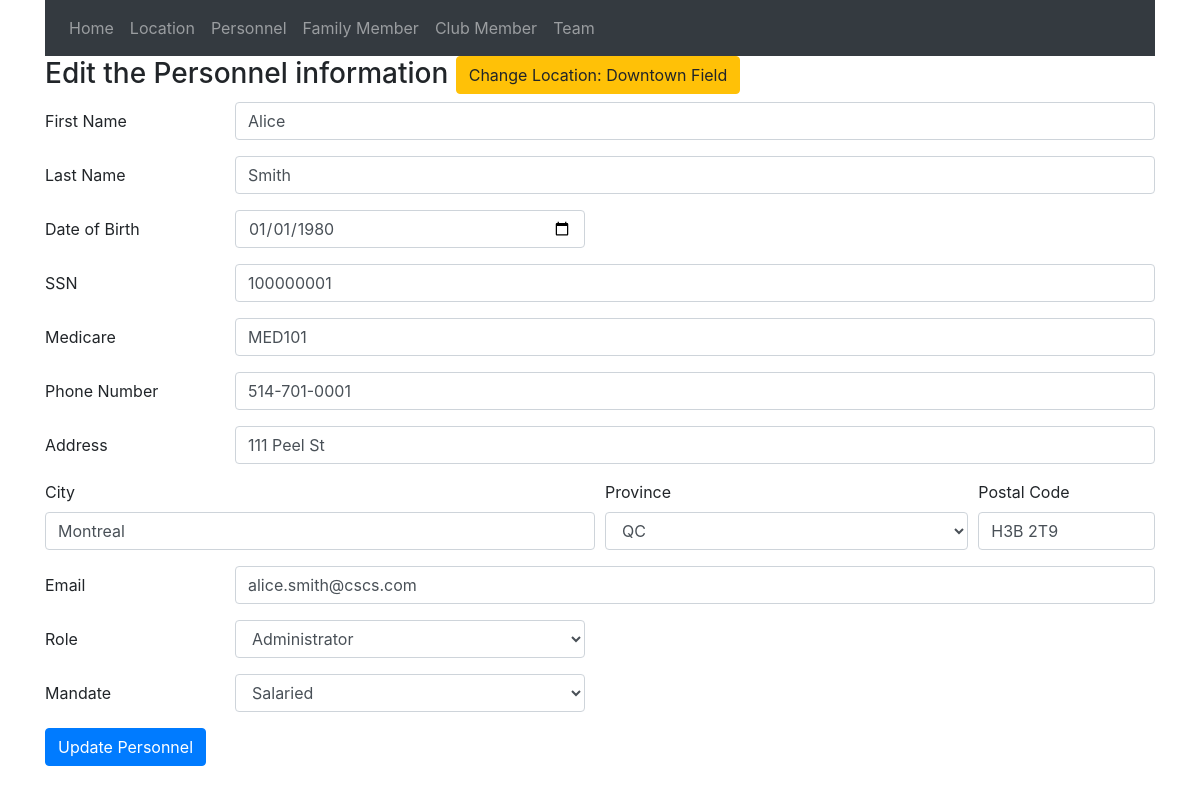
The app's page /Personnel/edit_personnel/1, older data.
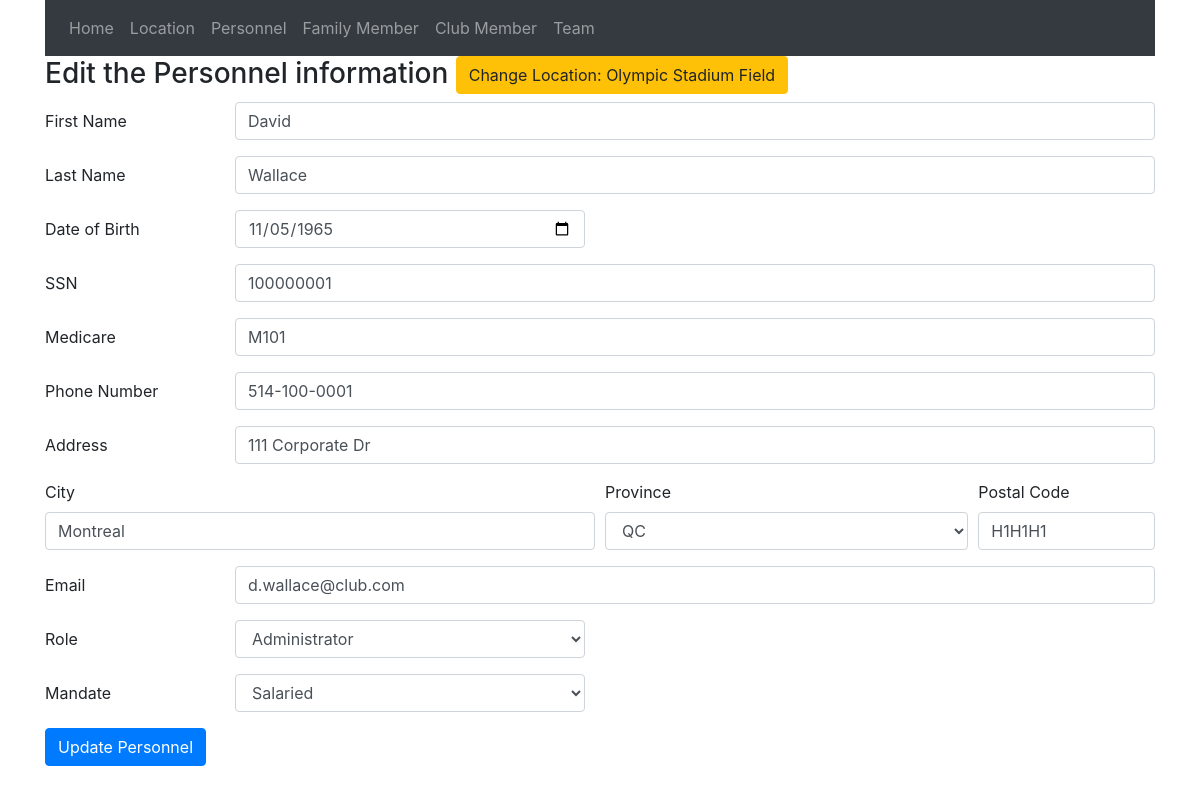
The same page, newer data.
### tables this page shows
CREATE TABLE Location (
    location_id INT AUTO_INCREMENT PRIMARY KEY,
    location_name VARCHAR(100) NOT NULL,
    location_type ENUM('Head','Branch') NOT NULL,
    address VARCHAR(200),
    city VARCHAR(100),
    province VARCHAR(50),
    postal_code VARCHAR(12),
    web_address VARCHAR(255),
    max_capacity INT

);

CREATE TABLE Personnel (
    personnel_id INT AUTO_INCREMENT PRIMARY KEY,
    first_name VARCHAR(50) NOT NULL,
    last_name VARCHAR(50) NOT NULL,
    ssn CHAR(9) NOT NULL UNIQUE,
    medicare_number VARCHAR(30) UNIQUE,
    date_of_birth DATE NOT NULL,
    address VARCHAR(200),
    city VARCHAR(100),
    province VARCHAR(50),
    postal_code VARCHAR(12),
    phone_number VARCHAR(20),
    email VARCHAR(100),
    personnel_role ENUM('Administrator','Captain','Coach','Assistant Coach','Other') NOT NULL,
    mandate ENUM('Volunteer','Salaried') NOT NULL
);

### app/core/app.php (called while the page is built, shortened)
<?php
    class App{
        protected $currentMethod = 'index';
        public function __construct()
        {
            $url = $this->parseURL();
            $url = $url ?? [];
            if(isset($url[0]) && file_exists(__DIR__ . '/../controllers/' . $url[0] . '.php')){
                unset($url[0]);
            }
            $this->currentController = new $this->currentController;
            if(isset($url[1])){
                if(method_exists($this->currentController, $url[1])){
                    $this->currentMethod = $url[1];
                    unset($url[1]);
                }
            }
            $this->params = $url ? array_values($url) : [];
            call_user_func_array([$this->currentController, $this->currentMethod], $this->params);
        }
        public function parseURL(){
            if(isset($_GET['url'])){
                $url = rtrim($_GET['url'], '/');
                $url = filter_var($url, FILTER_SANITIZE_URL);
                $url = explode('/',$url);
                return $url;
            }
            return [];
        }
    }

### public/index.php (called while the page is built, shortened)
<?php
    $init = new App;
?>

### app/core/Model.php (called while the page is built, shortened)
<?php
class Model
{
    private $host = DB_HOST;
    private $user = DB_USER;
    private $pass = DB_PASS;
    private $dbname = DB_NAME;
    private $dbh;
    private $stmt;
    public function __construct()
    {
        $dsn = 'mysql:host=' . $this->host . ';dbname=' . $this->dbname;
        $options = array(
            PDO::ATTR_PERSISTENT => true,
            PDO::ATTR_ERRMODE => PDO::ERRMODE_EXCEPTION
        );
        try {
            $this->dbh = new PDO($dsn, $this->user, $this->pass, $options);
        } catch (PDOException $e) {
            $this->error = $e->getMessage();
            echo $this->error;
        }
    }
    public function query($sql)
    {
        $this->stmt = $this->dbh->prepare($sql);
    }
    public function bind($param, $value, $type = null)
    {
        if (is_null($type)) {
            switch (true) {
                default:
                    $type = PDO::PARAM_STR;
            }
        }
        $this->stmt->bindValue($param, $value, $type);
    }
    public function execute()
    {
        return $this->stmt->execute();
    }
    public function getSingle(){
        $this->execute();
        return $this->stmt->fetch(PDO::FETCH_OBJ);
    }
}

### app/models/personnel_model.php (called while the page is built, shortened)
<?php
class personnel_model extends Model{
    public function get_personnel($personnel_id){
        $this->query("SELECT * FROM personnel WHERE personnel_id = :personnel_id");
        $this->bind(":personnel_id",$personnel_id);
        return $this->getSingle();
    }
    public function get_current_personnel_location($personnel_id){
        $this->query("SELECT location.location_id, location.location_name FROM EmployedAt
                        JOIN location ON EmployedAt.location_id = location.location_id
                        WHERE EmployedAt.personnel_id = :personnel_id AND EmployedAt.end_date IS NULL");
        $this->bind(":personnel_id",$personnel_id);
        return $this->getSingle();
    }
}
?>

### app/views/Personnel/edit_personnel.php (the view, shortened to what the changed rows need)
<?php require APPROOT . '/views/includes/header.php';  ?>
<form method="post" action="<?= URLROOT; ?>/Personnel/edit_personnel/<?= $data['personnel']->personnel_id ?>">
    <h3>Edit the Personnel information <button type="button" class="btn btn-warning" onclick="window.location.href='<?= URLROOT; ?>/Personnel/change_location/<?= $data['personnel']->personnel_id ?>'">Change Location: <?= $data['current_location']->location_name ?></button></h3>
        <div class="form-group row">
        <label for="first_name_input" class="col-sm-2 col-form-label">First Name</label>
            <div class="col-sm-10">
                <input type="text" class="form-control" id="first_name_input" name="first_name" value="<?= $data['personnel']->first_name ?>">
            </div>
        </div>
        <div class="form-group row">
        <label for="last_name_input" class="col-sm-2 col-form-label">Last Name</label>
            <div class="col-sm-10">
                <input type="text" class="form-control" id="last_name_input" name="last_name" value="<?= $data['personnel']->last_name ?>">
            </div>
        </div>
        <div class="form-group row">
        <label for="date_of_birth_input" class="col-sm-2 col-form-label">Date of Birth</label>
            <div class="col-sm-4">
                <input type="date" class="form-control" id="date_of_birth_input" name="date_of_birth" value="<?= $data['personnel']->date_of_birth ?>">
            </div>
        </div>
        <div class="form-group row">
        <label for="ssn_input" class="col-sm-2 col-form-label">SSN</label>
            <div class="col-sm-10">
                <input type="number" class="form-control" id="ssn_input" name="ssn" value="<?= $data['personnel']->ssn ?>">
            </div>
        </div>
        <div class="form-group row">
        <label for="medicare_input" class="col-sm-2 col-form-label">Medicare</label>
            <div class="col-sm-10">
                <input type="text" class="form-control" id="medicare_input" name="medicare_number" value="<?= $data['personnel']->medicare_number ?>">
            </div>
        </div>
        <div class="form-group row">
        <label for="phone_number_input" class="col-sm-2 col-form-label">Phone Number</label>
            <div class="col-sm-10">
              <input type="text" class="form-control" id="phone_number_input" name="phone_number" value="<?= $data['personnel']->phone_number ?>">
            </div>
        </div>
        <div class="form-group row">
        <label for="address_input" class="col-sm-2 col-form-label">Address</label>
        <div class="col-sm-10">
        <input type="text" class="form-control" id="address_input" name="address" value="<?= $data['personnel']->address ?>">
        </div>
    </div>
    <div class="form-row">
    <div class="form-group col-md-6">
      <label for="city_input">City</label>
      <input type="text" class="form-control" id="city_input" name="city" value="<?= $data['personnel']->city ?>">
    </div>
    <div class="form-group col-md-4">
      <label for="province_input">Province</label>
      <select id="province_input" class="form-control" name="province">
        <option selected hidden><?= $data['personnel']->province ?></option>
      </select>
    </div>
    <div class="form-group col-md-2">
      <label for="postal_code_input">Postal Code</label>
      <input type="text" class="form-control" id="postal_code_input" name="postal_code" value="<?= $data['personnel']->postal_code ?>">
    </div>
  </div>
    <div class="form-group row">
        <label for="email_input" class="col-sm-2 col-form-label">Email</label>
        <div class="col-sm-10">
        <input type="email" class="form-control" id="email_input" name="email" value="<?= $data['personnel']->email ?>">
        </div>
    </div>
    <div class="form-group row">
    <label for="role_input" class="col-sm-2 col-form-label">Role</label>
        <div class="col-sm-4">
            <select id="role_input" class="form-control" name="personnel_role">
                <option selected hidden><?= $data['personnel']->personnel_role ?></option>
            </select>
        </div>
    </div>
    <div class="form-group row">
    <label for="mandate_input" class="col-sm-2 col-form-label">Mandate</label>
        <div class="col-sm-4">
            <select id="mandate_input" class="form-control" name="mandate">
                <option selected hidden><?= $data['personnel']->mandate ?></option>
            </select>
        </div>
    </div>
    <button class="btn btn-primary" type="submit" name="submit">Update Personnel</button>
</form>
<?php require APPROOT . '/views/includes/footer.php'; ?>

Row changes from the older to the newer data that the page shows:
changed location: location_name "Downtown Field" → "Olympic Stadium Field"
changed personnel "Montreal": first_name "Alice" → "David"; last_name "Smith" → "Wallace"; date_of_birth "01/01/1980" → "11/05/1965"; medicare_number "MED101" → "M101"; phone_number "514-701-0001" → "514-100-0001"; address "111 Peel St" → "111 Corporate Dr"; postal_code "H3B 2T9" → "H1H1H1"; email "alice.smith@cscs.com" → "d.wallace@club.com"
